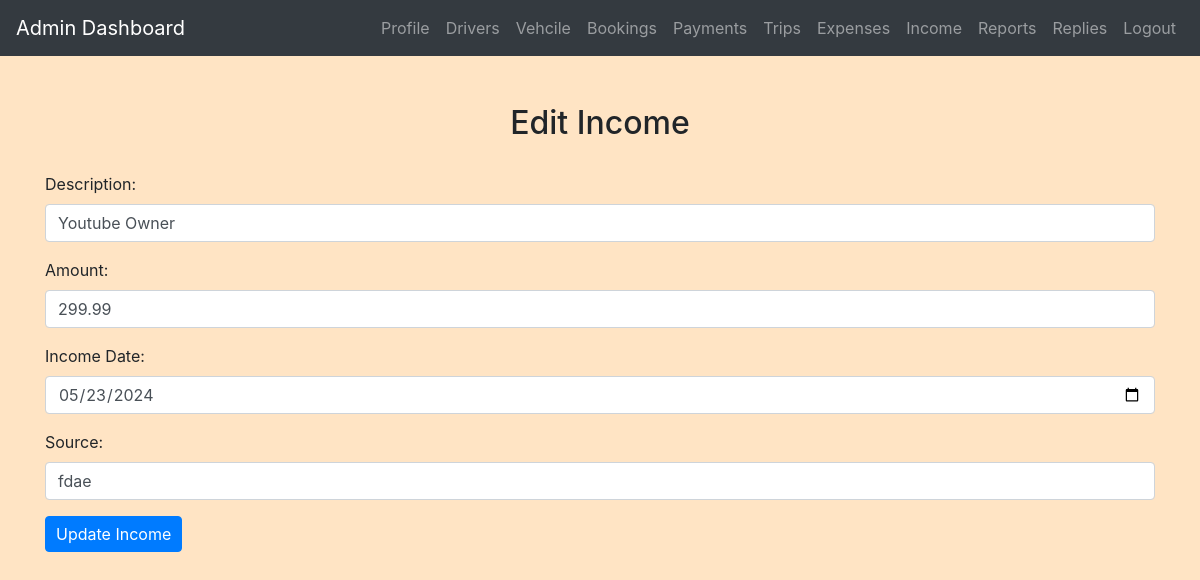
/admin/edit_income.php?id=1 (signed in), run on the app's committed database.
### tables this page shows
CREATE TABLE `incomes` (
  `income_id` int(11) NOT NULL,
  `description` varchar(255) DEFAULT NULL,
  `amount` decimal(10,2) DEFAULT NULL,
  `income_date` date DEFAULT NULL,
  `source` varchar(255) DEFAULT NULL
);

### admin/edit_income.php (the view, shortened to what this page needs)
<?php
include('config.php');
if (isset($_GET['id'])) {
    $income_id = $_GET['id'];
    $sql = "SELECT * FROM Incomes WHERE income_id='$income_id'";
    $result = $conn->query($sql);
    if ($result->num_rows == 1) {
        $row = $result->fetch_assoc();
    } else {
        header("Location: view_incomes.php");
        exit;
    }
}
?>
<!DOCTYPE html>
<html>
<head>
    <link rel="stylesheet" href="https://maxcdn.bootstrapcdn.com/bootstrap/4.5.2/css/bootstrap.min.css">
    <link rel="stylesheet" href="../css/style.css">
</head>
<body>
<?php include('admin_navbar.php'); ?>
<div class="container mt-5">
    <h2>Edit Income</h2>
    <form method="post" action="<?php echo htmlspecialchars($_SERVER['PHP_SELF'] . "?id=" . $income_id); ?>">
        <div class="form-group">
            <label for="description">Description:</label>
            <input type="text" class="form-control" id="description" name="description" value="<?php echo $row['description']; ?>" required>
        </div>
        <div class="form-group">
            <label for="amount">Amount:</label>
            <input type="number" step="0.01" class="form-control" id="amount" name="amount" value="<?php echo $row['amount']; ?>" required>
        </div>
        <div class="form-group">
            <label for="income_date">Income Date:</label>
            <input type="date" class="form-control" id="income_date" name="income_date" value="<?php echo $row['income_date']; ?>" required>
        </div>
        <div class="form-group">
            <label for="source">Source:</label>
            <input type="text" class="form-control" id="source" name="source" value="<?php echo $row['source']; ?>" required>
        </div>
        <button type="submit" class="btn btn-primary">Update Income</button>
    </form>
</div>
</body>
</html>

### css/style.css (style rules this page uses)
body { background-color: bisque; }
h1, h2, h3, h4 { text-align: center; margin-top: 30px; margin-bottom: 30px; }
.btn-primary { padding: 5px 10px; }

### data on the page
incomes: description "Youtube Owner", amount "299.99", income_date "05/23/2024", source "fdae"
